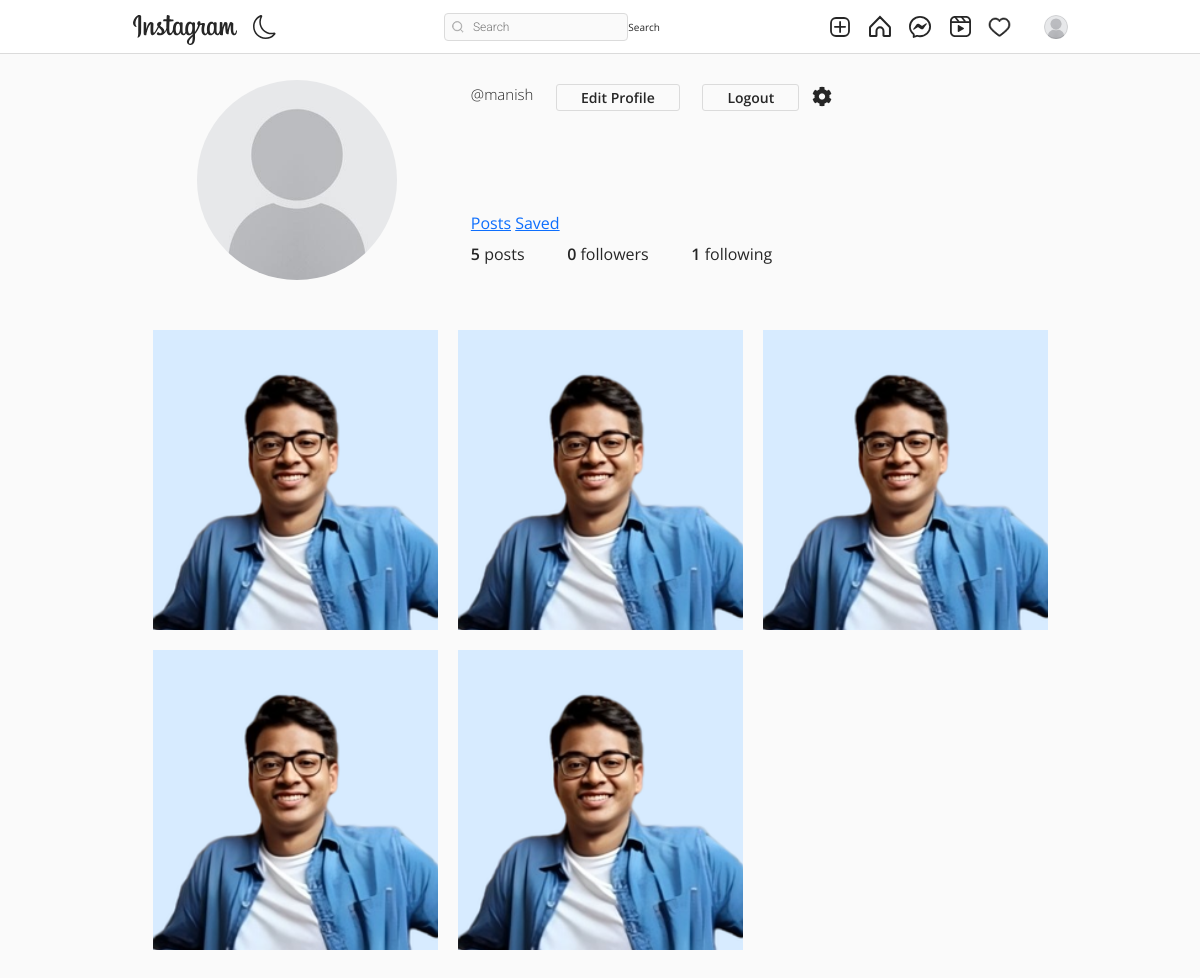
/manish/ (signed in), run on the app's committed database.
### authy/models.py (models this page shows, shortened)
class Profile(models.Model):
    user = models.OneToOneField(User, related_name='profile', on_delete=models.CASCADE)
    image = models.ImageField(upload_to="profile_pciture", null=True, default="default.jpg")
    first_name = models.CharField(max_length=200, null=True, blank=True)
    last_name = models.CharField(max_length=200, null=True, blank=True)
    bio = models.CharField(max_length=200, null=True, blank=True)
    location = models.CharField(max_length=200, null=True, blank=True)
    url = models.URLField(max_length=200, null=True, blank=True)
    favourite = models.ManyToManyField(Post, blank=True)

### post/models.py (models this page shows)
class Post(models.Model):
    id = models.UUIDField(primary_key=True, default=uuid.uuid4, editable=False)
    picture = models.ImageField(upload_to=user_directory_path, verbose_name="Picture")
    caption = models.CharField(max_length=10000, verbose_name="Caption")
    posted = models.DateField(auto_now_add=True)
    tags = models.ManyToManyField(Tag, related_name="tags")
    user = models.ForeignKey(User, on_delete=models.CASCADE)
    likes = models.IntegerField(default=0)
    def get_absolute_url(self):
        return reverse("post-details", args=[str(self.id)])

### authy/views.py (the view)
# urls.py: path('<username>/', UserProfile, name='profile'),
def UserProfile(request, username):
    Profile.objects.get_or_create(user=request.user)
    user = get_object_or_404(User, username=username)
    profile = Profile.objects.get(user=user)
    url_name = resolve(request.path).url_name
    posts = Post.objects.filter(user=user).order_by('-posted')
    if url_name == 'profile':
        posts = Post.objects.filter(user=user).order_by('-posted')
    else:
        posts = profile.favourite.all()
    posts_count = Post.objects.filter(user=user).count()
    following_count = Follow.objects.filter(follower=user).count()
    followers_count = Follow.objects.filter(following=user).count()
    follow_status = Follow.objects.filter(following=user, follower=request.user).exists()
    paginator = Paginator(posts, 8)
    page_number = request.GET.get('page')
    posts_paginator = paginator.get_page(page_number)
    context = {
        'posts': posts,
        'profile':profile,
        'posts_count':posts_count,
        'following_count':following_count,
        'followers_count':followers_count,
        'posts_paginator':posts_paginator,
        'follow_status':follow_status,
    }
    return render(request, 'profile.html', context)

### templates/profile.html (shortened to what this page needs)
{% extends 'base.html' %}
{% load static %}
{% block content %}
<!DOCTYPE html>
<html lang="en">
<head>
    <link rel="stylesheet" href="{% static 'assets3/css/reset.css' %}">
    <link rel="stylesheet" href="{% static 'assets3/css/styles.css' %}">
    <link rel="stylesheet" href="https://use.fontawesome.com/releases/v5.2.0/css/all.css">
</head>
<body>
    <header>
        <br><br><br>
        <div class="container">
            <div class="profile">
                <div class="profile-image">
                    <img src="{{profile.image.url}}" alt="" style="width: 200px; height: 200px;">
                </div>
                <div class="profile-user-settings">
                        <h5 style="font-size: 15px;" class="profile-user-name">@{{profile.user.username}}</h5>
                        {% if request.user.is_authenticated and request.user == profile.user %}
                        <a style="text-decoration: none;" href="{% url 'editprofile' %}" class="btn profile-edit-btn">Edit Profile</a>
                        <a style="text-decoration: none;" href="{% url 'sign-out' %}" class="btn profile-edit-btn">Logout</a>
                        <button class="btn profile-settings-btn" aria-label="profile settings"><i class="fas fa-cog" aria-hidden="true"></i></button>
                        {% endif %}
                        <br><br>
                        <br>
                </div>
                <div class="profile-bio">
                    <br>
                    <br><br>
                    <div class="profile-user-settings">
                        <a  href="{% url 'profile' profile.user %}"  class="btns profiele-edit-btn">Posts</a>
                        {% if request.user == profile.user %}
                        <a  href="{% url 'profilefavourite' profile.user %}"  class="btns profeile-edit-btn">Saved</a>
                        {% endif %}
                    </div>
                </div>
                <div class="profile-stats">
                    <ul>
                        <li><span class="profile-stat-count">{{posts_count}}</span> posts</li>
                        <li><span class="profile-stat-count">{{followers_count}}</span> followers</li>
                        <li><span class="profile-stat-count">{{following_count}}</span> following</li>
                    </ul>
                    <br>
                </div>
            </div>
        </div>
    </header>
    <main>
        <div class="container">
            <div class="gallery">
                {% for post in posts %}
                <a href="{{post.get_absolute_url}}"><div class="gallery-item" tabindex="0">
                    <img src="{{ post.picture.url }}" class="gallery-image" alt="" style="width: 500px; height: 300px; object-fit: cover;">
                </div></a>
                {% endfor %}
            </div>
        </div>
    </main>
    {% endblock content %}

### templates/base.html (shortened to what this page needs)
{% load static %}
<!DOCTYPE html>
<html lang="en">
<head>
    <link rel="stylesheet" href="https://cdn.jsdelivr.net/npm/bootstrap-icons@1.8.1/font/bootstrap-icons.css">
    <link href="https://cdn.jsdelivr.net/npm/bootstrap@5.1.3/dist/css/bootstrap.min.css" rel="stylesheet">
    <link rel="stylesheet" type="text/css" href="{% static 'assets1/style.css' %}">
</head>
<body>
    <header class="header">
        <nav class="header__content">
            <div class="header__buttons">
                <a href="{% url 'index' %}" class="header__home">
                </a>
                <button class="header__theme-button" title="Toggle Theme">
                </button>
            </div>
            <form action="{% url 'search-users' %}" method="GET">
                <div class="header__search">
                    <input type="text" placeholder="Search" name="q" value="{{ request.GET.q }}">
                    <button class="btn btn-primary" type="submit">Search</button>
                </div>
            </form>
            <div class="header__buttons header__buttons--desktop">
                <a href="{% url 'newpost' %}">
                </a>
                <a href="{% url 'index' %}">
                </a>
                <a href="{% url 'message' %}">
                </a>
                <a href="#">
                </a>
                <span>
                    <a href="{% url 'show-notification' %}">
                    </a>
                </span>
                <a href="">
                    <button class="profile-button">
                        <a href="{% url 'profile' request.user %}">
                            <div class="profile-button__picture">
                                <img src="{{request.user.profile.image.url}}" alt="User Picture">
                            </div>
                        </a>
                    </button>
                </a>
            </div>
        </nav>
    </header>
    {% block content %}
    {% endblock content %}
</body>
</html>

### static/assets1/style.css (style rules this page uses)
*, *::after, *::before { box-sizing: border-box; margin: 0; padding: 0; }
*, button, input, select, textarea { font-family: 'Roboto', sans-serif; }
:root { --primary: hsl(0, 0%, 100%); --secondary: hsl(0, 0%, 98%); --border: hsl(0, 0%, 86%); --story-border: hsl(0, 0%, 78%); --img-border: hsla(0, 0%, 0%, 0.1); --text-dark: hsl(0, 0%, 15%); --text-light: hsl(0, 0%, 60%); --like: hsl(355, 82%, 61%); --link: hsl(204, 100%, 48%); --header-height: 44px; --nav-height: 44px; }
body { min-height: 100vh; display: flex; flex-direction: column; overflow-y: auto; }
svg { display: block; }
img { max-width: 100%; }
.header { width: 100%; height: var(--header-height); background-color: var(--primary); display: flex; justify-content: center; position: fixed; top: 0; left: 0; z-index: 2; }
.header::after { content: ''; position: absolute; bottom: 0; width: 100%; height: 1px; background-color: var(--border); }
.header__content { width: 100%; max-width: 975px; padding: 0 14px; display: flex; justify-content: space-between; align-items: center; }
.header__home { margin-top: 5px; }
.header__theme-button { background-color: transparent; border: none; cursor: pointer; }
.header__theme-button-moon { display: unset; }
.header__search { width: 216px; height: 28px; display: none; align-items: center; position: relative; }
.header__search svg { width: 12px; height: 12px; position: absolute; left: 8px; }
.header__search input { width: 100%; height: 100%; background-color: var(--secondary); padding: 4px 10px 4px 28px; border: 1px solid var(--border); border-radius: 4px; outline: none; font-size: 12px; font-weight: 300; text-decoration: none; color: var(--text-light); text-overflow: ellipsis; overflow: hidden; white-space: nowrap; }
.header__buttons { display: flex; align-items: center; gap: 16px; }
.profile-button { background-color: transparent; border: none; outline: none; cursor: pointer; position: relative; }
.profile-button__picture { width: 24px; height: 24px; border-radius: 50%; overflow: hidden; position: relative; }
.profile-button__picture::after { content: ''; position: absolute; top: 0; bottom: 0; left: 0; right: 0; border: 1px solid var(--img-border); border-radius: 50%; }
@media (min-width: 768px) { :root { --header-height: 54px; --nav-height: 0px; } }
@media (min-width: 768px) { .header__content { padding: 0 20px; } }
@media (min-width: 768px) { .header__search { display: flex; } }

### static/assets3/css/styles.css (style rules this page uses)
:root { font-size: 10px; }
*, *::before, *::after { box-sizing: border-box; }
body { font-family: "Open Sans", Arial, sans-serif; min-height: 100vh; background-color: #fafafa; color: #262626; padding-bottom: 3rem; }
img { display: block; }
.container { max-width: 93.5rem; margin: 0 auto; padding: 0 2rem; }
.btn { display: inline-block; font: inherit; background: none; border: none; color: inherit; padding: 0; cursor: pointer; }
.profile { padding: 5rem 0; }
.profile::after { content: ""; display: block; clear: both; }
.profile-image { float: left; width: calc(33.333% - 1rem); display: flex; justify-content: center; align-items: center; margin-right: 3rem; }
.profile-image img { border-radius: 50%; }
.profile-user-settings, .profile-stats, .profile-bio { float: left; width: calc(66.666% - 2rem); }
.profile-user-settings { margin-top: 1.1rem; }
.profile-user-name { display: inline-block; font-size: 3.2rem; font-weight: 300; }
.profile-edit-btn { font-size: 1.4rem; line-height: 1.8; border: 0.1rem solid #dbdbdb; border-radius: 0.3rem; padding: 0 2.4rem; margin-left: 2rem; }
.profile-settings-btn { font-size: 2rem; margin-left: 1rem; }
.profile-stats { margin-top: 2.3rem; }
.profile-stats li { display: inline-block; font-size: 1.6rem; line-height: 1.5; margin-right: 4rem; cursor: pointer; }
.profile-stats li:last-of-type { margin-right: 0; }
.profile-bio { font-size: 1.6rem; font-weight: 400; line-height: 1.5; margin-top: 2.3rem; }
.profile-real-name, .profile-stat-count, .profile-edit-btn { font-weight: 600; }
.gallery { display: flex; flex-wrap: wrap; margin: -1rem -1rem; padding-bottom: 3rem; }
.gallery-item { position: relative; flex: 1 0 22rem; margin: 1rem; color: #fff; cursor: pointer; }
.gallery-image { width: 100%; height: 100%; object-fit: cover; }

### data on the page
Profile: image (placeholder picture), user.username "manish"
Post: picture (picture)
Post: picture (picture)
Post: picture (picture)
Post: picture (picture)
Post: picture (picture)

### other printed values
{{ posts_count }} "5"
{{ followers_count }} "0"
{{ following_count }} "1"
